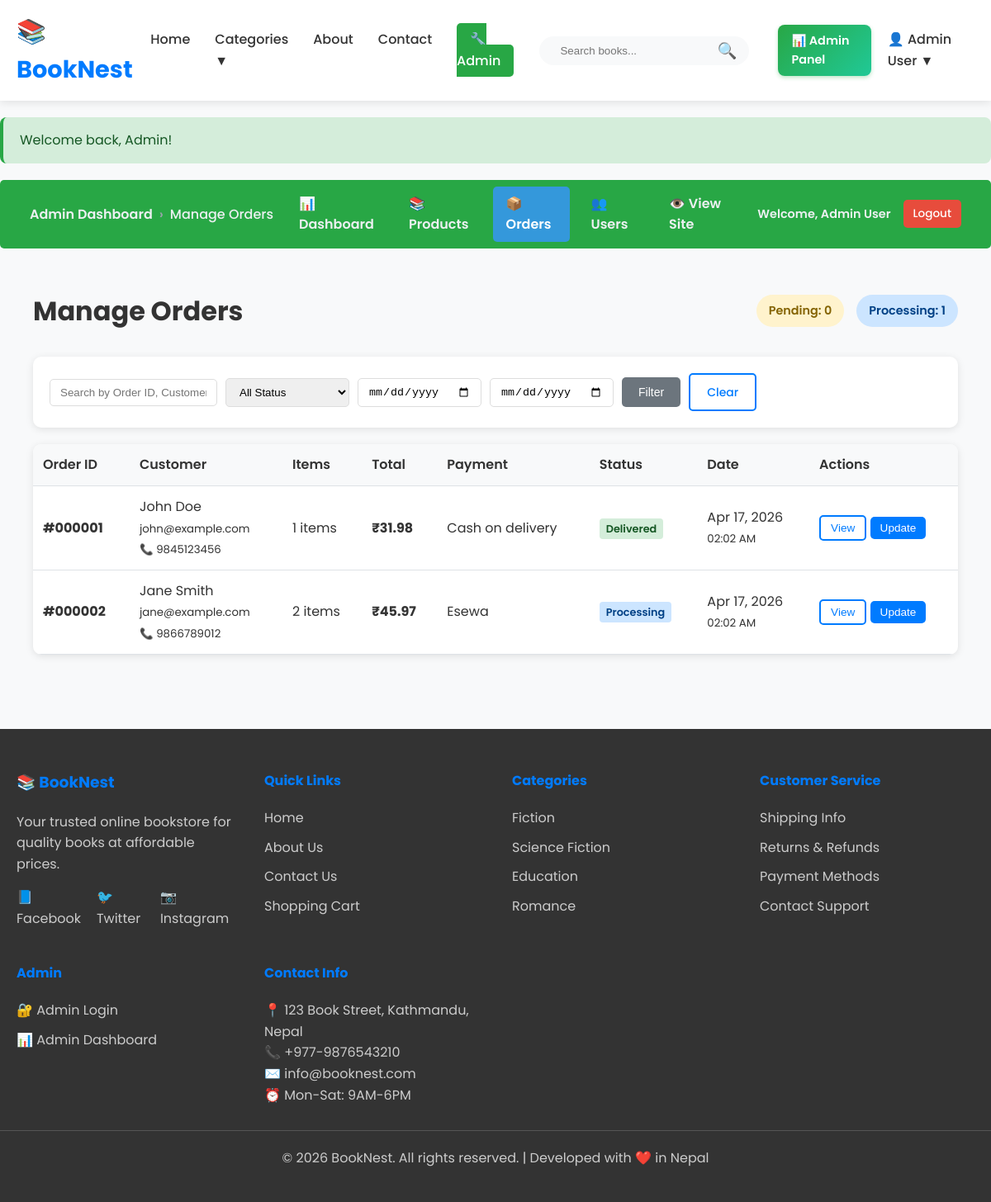
/admin/manage_orders.php (signed in), run on the app's committed database.
### tables this page shows
CREATE TABLE `orders` (
    `id` int(11) NOT NULL AUTO_INCREMENT,
    `user_id` int(11) NOT NULL,
    `name` varchar(100) NOT NULL,
    `email` varchar(100) NOT NULL,
    `phone` varchar(15) NOT NULL,
    `address` text NOT NULL,
    `total_price` decimal(10,2) NOT NULL,
    `payment_method` varchar(50) DEFAULT 'cash_on_delivery',
    `status` enum('pending','processing','shipped','delivered','cancelled') NOT NULL DEFAULT 'pending',
    `created_at` timestamp NOT NULL DEFAULT current_timestamp(),
    PRIMARY KEY (`id`),
    KEY `user_id` (`user_id`),
    CONSTRAINT `orders_ibfk_1` FOREIGN KEY (`user_id`) REFERENCES `users` (`id`) ON DELETE CASCADE
);

CREATE TABLE `users` (
    `id` int(11) NOT NULL AUTO_INCREMENT,
    `full_name` varchar(100) NOT NULL,
    `email` varchar(100) NOT NULL,
    `phone` varchar(15) NOT NULL,
    `address` text NOT NULL,
    `password` varchar(255) NOT NULL,
    `role` enum('user','admin') NOT NULL DEFAULT 'user',
    `created_at` timestamp NOT NULL DEFAULT current_timestamp(),
    PRIMARY KEY (`id`),
    UNIQUE KEY `email` (`email`)
);

### admin/manage_orders.php (the view, shortened to what this page needs)
<?php
require_once 'includes/admin-header.php';
$where_clause = "WHERE 1=1";
$page = isset($_GET['page']) ? (int)$_GET['page'] : 1;
$per_page = 15;
$offset = ($page - 1) * $per_page;
$orders_query = "SELECT o.*, u.full_name, u.email, COUNT(oi.id) as item_count
                 FROM orders o
                 JOIN users u ON o.user_id = u.id
                 LEFT JOIN order_items oi ON o.id = oi.order_id
                 $where_clause
                 GROUP BY o.id
                 ORDER BY o.created_at DESC
                 LIMIT $per_page OFFSET $offset";
$orders_result = $conn->query($orders_query);
?>
<div class="admin-orders">
    <div class="page-header">
        <h1>Manage Orders</h1>
        <div class="header-stats">
            <span class="stat-badge pending-count">Pending: <?php
                $pending_query = "SELECT COUNT(*) as count FROM orders WHERE status = 'pending'";
                echo $conn->query($pending_query)->fetch_assoc()['count'];
            ?></span>
            <span class="stat-badge processing-count">Processing: <?php
                $processing_query = "SELECT COUNT(*) as count FROM orders WHERE status = 'processing'";
                echo $conn->query($processing_query)->fetch_assoc()['count'];
            ?></span>
        </div>
    </div>
    <div class="filters-section">
        <form method="GET" class="filters-form">
            <input type="text" name="search" placeholder="Search by Order ID, Customer Name, or Email..."
                   value="<?php echo isset($_GET['search']) ? htmlspecialchars($_GET['search']) : ''; ?>">
            <select name="status">
                <option value="">All Status</option>
            </select>
            <input type="date" name="date_from" value="<?php echo isset($_GET['date_from']) ? htmlspecialchars($_GET['date_from']) : ''; ?>" placeholder="From">
            <input type="date" name="date_to" value="<?php echo isset($_GET['date_to']) ? htmlspecialchars($_GET['date_to']) : ''; ?>" placeholder="To">
            <button type="submit" class="btn btn-secondary">Filter</button>
            <a href="manage_orders.php" class="btn btn-outline">Clear</a>
        </form>
    </div>
    <div class="orders-table">
        <table>
            <thead>
                <tr>
                    <th>Order ID</th>
                    <th>Customer</th>
                    <th>Items</th>
                    <th>Total</th>
                    <th>Payment</th>
                    <th>Status</th>
                    <th>Date</th>
                    <th>Actions</th>
                </tr>
            </thead>
            <tbody>
                <?php if ($orders_result && $orders_result->num_rows > 0): ?>
                    <?php while ($order = $orders_result->fetch_assoc()): ?>
                        <tr>
                            <td>
                                <strong>#<?php echo str_pad($order['id'], 6, '0', STR_PAD_LEFT); ?></strong>
                            </td>
                            <td>
                                <div><?php echo htmlspecialchars($order['full_name']); ?></div>
                                <small><?php echo htmlspecialchars($order['email']); ?></small>
                                <div><small>📞 <?php echo htmlspecialchars($order['phone']); ?></small></div>
                            </td>
                            <td><?php echo $order['item_count']; ?> items</td>
                            <td><strong>₹<?php echo number_format($order['total_price'], 2); ?></strong></td>
                            <td><?php echo ucfirst(str_replace('_', ' ', $order['payment_method'])); ?></td>
                            <td>
                                <span class="status-badge status-<?php echo $order['status']; ?>">
                                    <?php echo ucfirst($order['status']); ?>
                                </span>
                            </td>
                            <td>
                                <div><?php echo date('M d, Y', strtotime($order['created_at'])); ?></div>
                                <small><?php echo date('h:i A', strtotime($order['created_at'])); ?></small>
                            </td>
                            <td>
                                <button class="btn btn-sm btn-outline" onclick="viewOrderDetails(<?php echo $order['id']; ?>)">View</button>
                                <button class="btn btn-sm btn-primary" onclick="updateOrderStatus(<?php echo $order['id']; ?>, '<?php echo $order['status']; ?>')">Update</button>
                            </td>
                        </tr>
                    <?php endwhile; ?>
                <?php else: ?>
                    <tr>
                        <td colspan="8" class="no-data">No orders found</td>
                    </tr>
                <?php endif; ?>
            </tbody>
        </table>
    </div>
</div>
<?php require_once 'includes/admin-footer.php'; ?>

### assets/css/style.css (style rules this page uses)
* { margin: 0; padding: 0; box-sizing: border-box; }
body { font-family: 'Poppins', sans-serif; line-height: 1.6; color: #333; background-color: #f8f9fa; }
.btn { display: inline-block; padding: 10px 20px; border: none; border-radius: 5px; cursor: pointer; text-decoration: none; font-weight: 500; transition: all 0.3s ease; text-align: center; font-size: 14px; }
.btn-primary { background: #007bff; color: white; }
.btn-secondary { background: #6c757d; color: white; }
.btn-outline { background: transparent; border: 2px solid #007bff; color: #007bff; }
.btn-sm { padding: 5px 10px; font-size: 12px; }
.btn-sm { padding: 8px 16px; font-size: 0.9em; }

### admin/manage_orders.php (style rules this page uses)
.admin-orders { max-width: 1400px; margin: 0 auto; padding: 20px; }
.page-header { display: flex; justify-content: space-between; align-items: center; margin-bottom: 30px; }
.header-stats { display: flex; gap: 15px; }
.stat-badge { padding: 8px 15px; border-radius: 20px; font-size: 0.9em; font-weight: 600; }
.pending-count { background: #fff3cd; color: #856404; }
.processing-count { background: #cce5ff; color: #004085; }
.filters-section { background: white; padding: 20px; border-radius: 10px; margin-bottom: 20px; box-shadow: 0 2px 10px rgba(0,0,0,0.1); }
.filters-form { display: flex; gap: 10px; flex-wrap: wrap; align-items: center; }
.filters-form input, .filters-form select { padding: 8px 12px; border: 1px solid #ddd; border-radius: 5px; min-width: 150px; }
.orders-table { background: white; border-radius: 10px; overflow: hidden; box-shadow: 0 2px 10px rgba(0,0,0,0.1); }
.orders-table table { width: 100%; border-collapse: collapse; }
.orders-table th, .orders-table td { padding: 12px; text-align: left; border-bottom: 1px solid #dee2e6; }
.orders-table th { background: #f8f9fa; font-weight: 600; }
.status-badge { padding: 4px 8px; border-radius: 4px; font-size: 0.8em; font-weight: 600; }
.status-processing { background: #cce5ff; color: #004085; }
.status-delivered { background: #d4edda; color: #155724; }

### admin/includes/admin-footer.php (style rules this page uses)
.btn-sm { padding: 6px 12px; font-size: 0.85em; }

### data on the page
orders: id "000001", user.full_name "John Doe", user.email "john@example.com", phone "9845123456", item_count "1", total_price "31.98", payment_method "Cash on delivery", status "Delivered", created_at "Apr 17, 2026", created_at "02:02 AM"
orders: id "000002", user.full_name "Jane Smith", user.email "jane@example.com", phone "9866789012", item_count "2", total_price "45.97", payment_method "Esewa", status "Processing", created_at "Apr 17, 2026", created_at "02:02 AM"

### other printed values
$_SESSION['user_name'] "Admin User"
$_SESSION['message'] "Welcome back, Admin!"
$page_title "Manage Orders"
$conn->query($pending_query)->fetch_assoc()['count'] "0"
$conn->query($processing_query)->fetch_assoc()['count'] "1"
